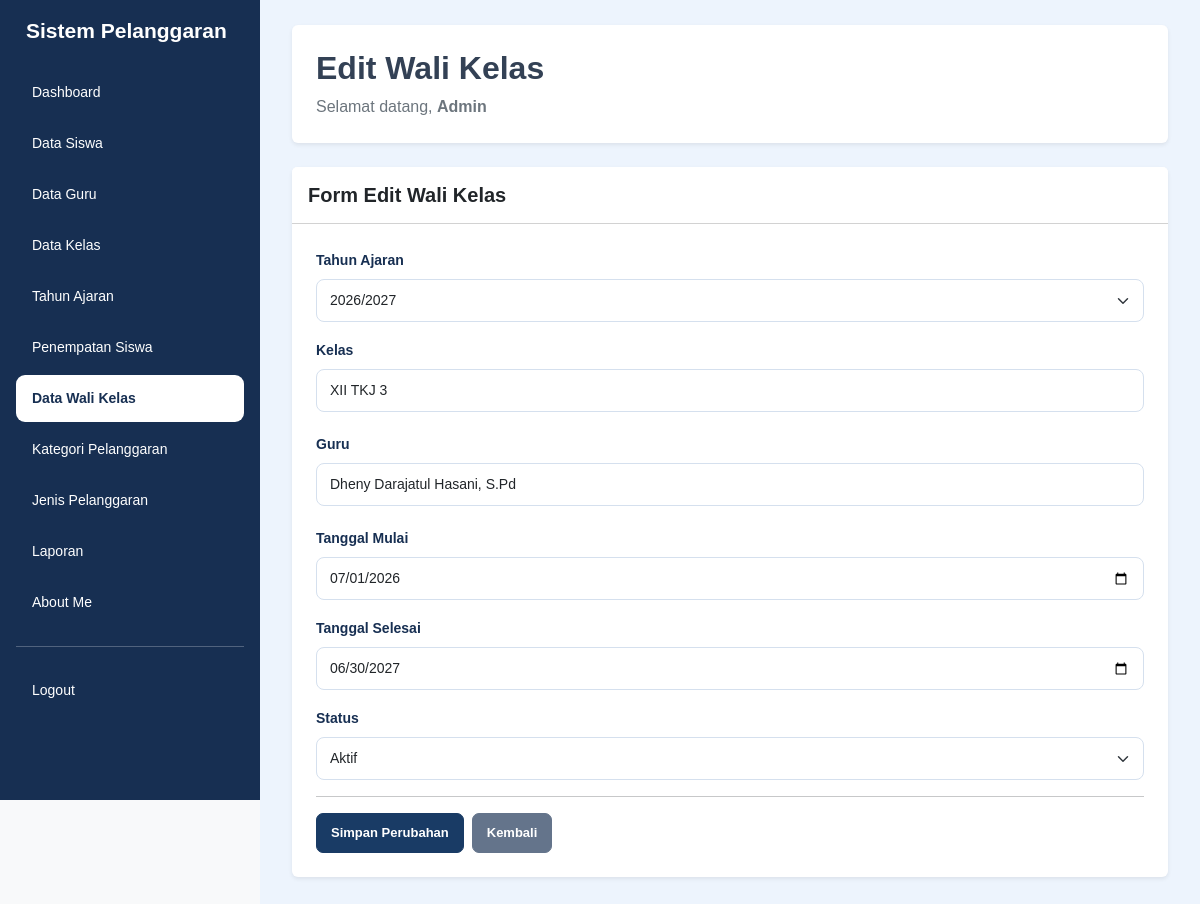
The app's page /edit_wali_kelas.php?id=145 (signed in) with its own data.
### tables this page shows
CREATE TABLE `t_wali_kelas` (
  `id` int(11) NOT NULL,
  `tahun_ajaran_id` int(11) NOT NULL,
  `kelas_id` int(11) NOT NULL,
  `guru_id` int(11) NOT NULL,
  `tanggal_mulai` date NOT NULL,
  `tanggal_selesai` date NOT NULL,
  `status_aktif` tinyint(1) NOT NULL,
  `created_at` timestamp NOT NULL DEFAULT current_timestamp(),
  `updated_at` timestamp NOT NULL DEFAULT current_timestamp()
);

CREATE TABLE `t_tahun_ajaran` (
  `id` int(11) NOT NULL,
  `nama` varchar(20) NOT NULL,
  `tanggal_mulai` date NOT NULL,
  `tanggal_selesai` date NOT NULL,
  `status_aktif` tinyint(1) NOT NULL,
  `created_at` timestamp NOT NULL DEFAULT current_timestamp(),
  `updated_at` timestamp NOT NULL DEFAULT current_timestamp()
);

CREATE TABLE `t_kelas` (
  `id` int(11) NOT NULL,
  `nama` varchar(100) NOT NULL,
  `tingkat` varchar(20) NOT NULL,
  `jurusan` varchar(100) NOT NULL,
  `status_aktif` tinyint(1) NOT NULL,
  `created_at` timestamp NOT NULL DEFAULT current_timestamp(),
  `updated_at` timestamp NOT NULL DEFAULT current_timestamp()
);

CREATE TABLE `t_guru` (
  `id` int(11) NOT NULL,
  `nip` varchar(30) NOT NULL,
  `nama` varchar(30) NOT NULL,
  `email` varchar(150) NOT NULL,
  `status_aktif` tinyint(1) NOT NULL,
  `user_id` int(11) NOT NULL,
  `created_at` timestamp NOT NULL DEFAULT current_timestamp(),
  `updated_at` timestamp NOT NULL DEFAULT current_timestamp()
);

### edit_wali_kelas.php (the view, shortened to what this page needs)
<?php
include 'config/koneksi.php';
$name = $_SESSION['name'] ?? 'Admin';
$id = $_GET['id'] ?? '';
$query = mysqli_query($koneksi, "
    SELECT * FROM t_wali_kelas
    WHERE id = '$id'
");
$data = mysqli_fetch_assoc($query);
$query_tahun = mysqli_query($koneksi, "
    SELECT * FROM t_tahun_ajaran
    WHERE status_aktif = 1 OR id = '{$data['tahun_ajaran_id']}'
");
$query_kelas = mysqli_query($koneksi, "
    SELECT * FROM t_kelas
    WHERE status_aktif = 1 OR id = '{$data['kelas_id']}'
");
$query_guru = mysqli_query($koneksi, "
    SELECT * FROM t_guru
    WHERE status_aktif = 1 OR id = '{$data['guru_id']}'
");
$daftar_kelas = [];
while ($kelas = mysqli_fetch_assoc($query_kelas)) {
    $daftar_kelas[] = $kelas;
}
$daftar_guru = [];
while ($guru = mysqli_fetch_assoc($query_guru)) {
    $daftar_guru[] = $guru;
}
$nama_kelas = '';
$nama_guru = '';
foreach ($daftar_kelas as $kelas) {
    if ($kelas['id'] == $data['kelas_id']) {
        $nama_kelas = $kelas['nama'];
    }
}
foreach ($daftar_guru as $guru) {
    if ($guru['id'] == $data['guru_id']) {
        $nama_guru = $guru['nama'];
    }
}
?>
<!DOCTYPE html>
<html lang="id">
<head>
    <link href="https://cdn.jsdelivr.net/npm/bootstrap@5.3.8/dist/css/bootstrap.min.css" rel="stylesheet">
    <link rel="stylesheet" href="style/style.css">
</head>
<body class="bg-light">
    <div class="sidebar col-md-3 col-lg-2 position-fixed top-0 start-0 vh-100 p-3 overflow-auto">
        <h4 class="text-white mb-4">Sistem Pelanggaran</h4>
        <ul class="nav nav-pills flex-column gap-1">
            <li class="nav-item">
                <a href="dashboard.php" class="nav-link text-white">Dashboard</a>
            </li>
            <li class="nav-item">
                <a href="data_siswa.php" class="nav-link text-white">Data Siswa</a>
            </li>
            <li class="nav-item">
                <a href="data_guru.php" class="nav-link text-white">Data Guru</a>
            </li>
            <li class="nav-item">
                <a href="data_kelas.php" class="nav-link text-white">Data Kelas</a>
            </li>
            <li class="nav-item">
                <a href="data_tahun_ajaran.php" class="nav-link text-white">Tahun Ajaran</a>
            </li>
            <li class="nav-item">
                <a href="data_penempatan_siswa.php" class="nav-link text-white">Penempatan Siswa</a>
            </li>
            <li class="nav-item">
                <a href="data_wali_kelas.php" class="nav-link active">Data Wali Kelas</a>
            </li>
            <li class="nav-item">
                <a href="data_kategori_pelanggaran.php" class="nav-link text-white">Kategori Pelanggaran</a>
            </li>
            <li class="nav-item">
                <a href="data_jenis_pelanggaran.php" class="nav-link text-white">Jenis Pelanggaran</a>
            </li>
            <li class="nav-item">
                <a href="laporan.php" class="nav-link text-white">Laporan</a>
            </li>
            <li class="nav-item">
                <a href="about_me.php" class="nav-link text-white">About Me</a>
            </li>
            <hr class="border-white">
            <li class="nav-item">
                <a href="logout.php" class="nav-link text-white">Logout</a>
            </li>
        </ul>
    </div>
    <main class="content-main">
        <div class="page-content">
            <div class="bg-white rounded shadow-sm p-4 mb-4">
                <h2 class="fw-bold mb-2">Edit Wali Kelas</h2>
                <p class="text-secondary mb-0">
                    Selamat datang, <b><?= htmlspecialchars($name); ?></b>
                </p>
            </div>
            <div class="card shadow-sm border-0">
                <div class="card-header bg-white p-3">
                    <h5 class="mb-0 fw-bold">Form Edit Wali Kelas</h5>
                </div>
                <div class="card-body p-4">
                    <form action="proses_edit_wali_kelas.php?id=<?= $id; ?>" method="POST" id="formWaliKelas">
                        <div class="mb-3">
                            <label class="form-label fw-semibold">Tahun Ajaran</label>
                            <select name="tahun_ajaran_id" class="form-select" required>
                                <?php while ($tahun = mysqli_fetch_assoc($query_tahun)) { ?>
                                    <option value="<?= $tahun['id']; ?>"
                                        <?= $tahun['id'] == $data['tahun_ajaran_id'] ? 'selected' : ''; ?>>
                                        <?= htmlspecialchars($tahun['nama']); ?>
                                    </option>
                                <?php } ?>
                            </select>
                        </div>
                        <div class="mb-3">
                            <label class="form-label fw-semibold">Kelas</label>
                            <input type="text"
                                   id="cari_kelas"
                                   class="form-control"
                                   placeholder="Cari nama kelas..."
                                   value="<?= htmlspecialchars($nama_kelas); ?>"
                                   autocomplete="off"
                                   required>
                        </div>
                        <div class="mb-3">
                            <label class="form-label fw-semibold">Guru</label>
                            <input type="text"
                                   id="cari_guru"
                                   class="form-control"
                                   placeholder="Cari nama guru..."
                                   value="<?= htmlspecialchars($nama_guru); ?>"
                                   autocomplete="off"
                                   required>
                        </div>
                        <div class="mb-3">
                            <label class="form-label fw-semibold">Tanggal Mulai</label>
                            <input type="date"
                                   name="tanggal_mulai"
                                   class="form-control"
                                   value="<?= $data['tanggal_mulai']; ?>"
                                   required>
                        </div>
                        <div class="mb-3">
                            <label class="form-label fw-semibold">Tanggal Selesai</label>
                            <input type="date"
                                   name="tanggal_selesai"
                                   class="form-control"
                                   value="<?= $data['tanggal_selesai']; ?>">
                        </div>
                        <div class="mb-3">
                            <label class="form-label fw-semibold">Status</label>
                            <select name="status_aktif" class="form-select" required>
                                <option value="1" <?= $data['status_aktif'] == 1 ? 'selected' : ''; ?>>
                                    Aktif
                                </option>
                            </select>
                        </div>
                        <hr>
                        <div class="d-flex gap-2 mt-3">
                            <button type="submit" name="update" class="btn btn-primary">
                                Simpan Perubahan
                            </button>
                            <a href="data_wali_kelas.php" class="btn btn-secondary">
                                Kembali
                            </a>
                        </div>
                    </form>
                </div>
            </div>
        </div>
    </main>
</body>
</html>

### style/style.css (style rules this page uses)
* { box-sizing: border-box; }
html { width: 100%; min-height: 100%; overflow-x: hidden; }
body { width: 100%; min-height: 100vh; margin: 0; padding: 0; font-family: Arial, Helvetica, sans-serif; background-color: #edf4fd; color: #334155; }
a { text-decoration: none; }
.sidebar { position: fixed !important; top: 0; left: 0; width: 260px !important; max-width: 260px !important; height: 100vh; padding: 24px 15px; background-color: #172f52 !important; z-index: 1001; overflow-y: auto; overflow-x: hidden; flex: none !important; }
.sidebar h4 { color: #ffffff; font-size: 21px; font-weight: 700; margin: 0 0 38px; padding: 0 10px; line-height: 1.4; }
.sidebar .nav { display: flex; flex-direction: column; gap: 7px; }
.sidebar .nav-item { width: 100%; }
.sidebar .nav-link { display: block; width: 100%; padding: 13px 16px; border-radius: 9px; color: #e2eaf6; font-size: 14px; font-weight: 500; transition: all 0.2s ease; }
.sidebar .nav-link.active { background-color: #ffffff !important; color: #172f52 !important; font-weight: 700; }
.content-main { display: block !important; position: relative; width: calc(100% - 260px) !important; max-width: none !important; min-height: 100vh; margin-left: 260px !important; margin-right: 0 !important; padding: 25px 32px 35px !important; background-color: #edf4fd; overflow-x: hidden; }
.btn { display: inline-flex; justify-content: center; align-items: center; border-radius: 7px; padding: 9px 14px; font-size: 13px; font-weight: 600; white-space: nowrap; transition: all 0.2s ease; }
.btn-primary { background-color: #193b65; border-color: #193b65; color: #ffffff; }
.btn-secondary { background-color: #64748b; border-color: #64748b; color: #ffffff; }
.form-label { color: #172f52; font-size: 14px; font-weight: 600; }
.form-control, .form-select { padding: 10px 13px; border: 1px solid #d5e0ee; border-radius: 8px; font-size: 14px; }
@media (min-width: 768px) { .content-main { padding-top: 25px !important; } }

### records on screen
t_wali_kelas: tahun_ajaran_id "2026/2027", tanggal_mulai "07/01/2026", tanggal_selesai "06/30/2027", status_aktif "Aktif"
t_kelas: nama "XII TKJ 3"
t_guru: nama "Dheny Darajatul Hasani, S.Pd"

### other values on screen
$name "Admin"
